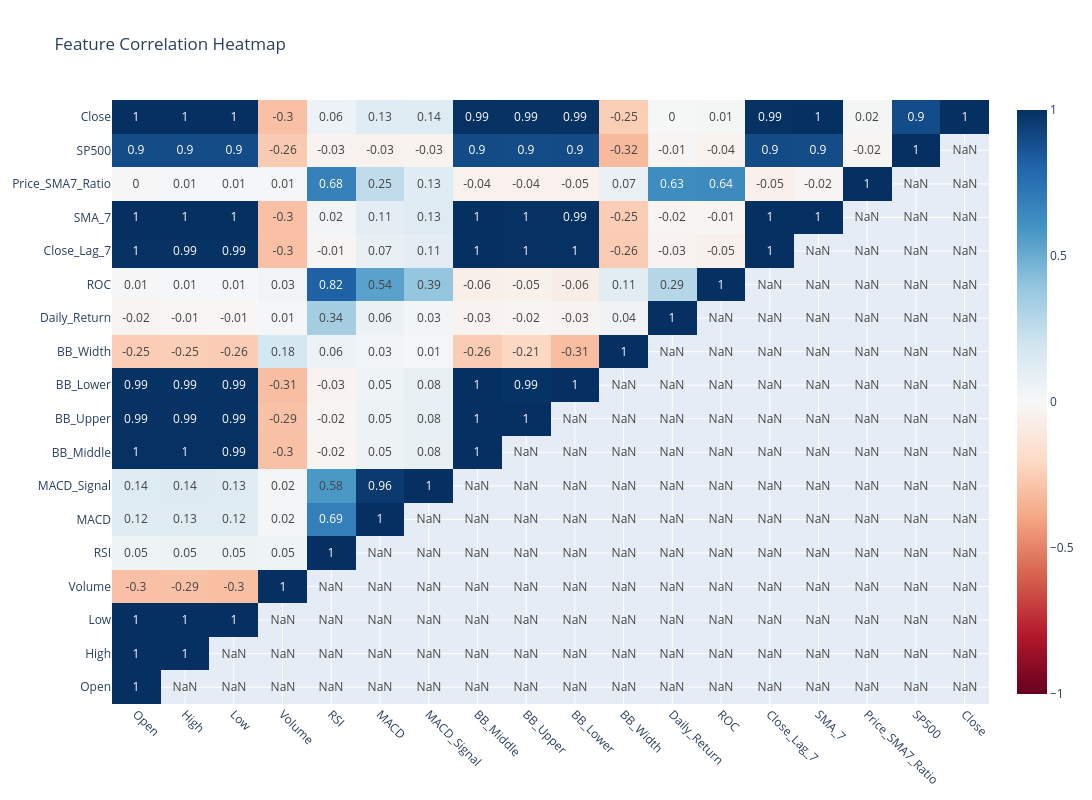

Notebook cell for this chart:
### Markdown cell above
## Correlation Heat Map of 17 Features

### Code cell
import plotly.graph_objects as go
import numpy as np

c=df[features+['Close']].corr()
c=c.mask(np.triu(np.ones_like(c,dtype=bool),1))

fig=go.Figure(go.Heatmap(z=c.values,x=c.columns,y=c.columns,
    text=np.round(c.values,2),texttemplate='%{text}',
    colorscale='RdBu',zmin=-1,zmax=1))
fig.update_layout(title='Feature Correlation Heatmap',
    width=1100,height=800,xaxis_tickangle=45)
fig.show()

### Figure 1 — Plotly figure (JSON) as saved in the notebook; plotly's stock layout.template omitted (floating-point values rounded to 4 significant figures; data arrays with more than 128 entries replaced by an {"elided": "..."} marker saying what was removed)
{"data": [{"colorscale": [[0, "rgb(103,0,31)"], [0.1, "rgb(178,24,43)"], [0.2, "rgb(214,96,77)"], [0.3, "rgb(244,165,130)"], [0.4, "rgb(253,219,199)"], [0.5, "rgb(247,247,247)"], [0.6, "rgb(209,229,240)"], [0.7, "rgb(146,197,222)"], [0.8, "rgb(67,147,195)"], [0.9, "rgb(33,102,172)"], [1, "rgb(5,48,97)"]], "text": {"elided": "18x18 float values"}, "texttemplate": "%{text}", "type": "heatmap", "x": ["Open", "High", "Low", "Volume", "RSI", "MACD", "MACD_Signal", "BB_Middle", "BB_Upper", "BB_Lower", "BB_Width", "Daily_Return", "ROC", "Close_Lag_7", "SMA_7", "Price_SMA7_Ratio", "SP500", "Close"], "y": ["Open", "High", "Low", "Volume", "RSI", "MACD", "MACD_Signal", "BB_Middle", "BB_Upper", "BB_Lower", "BB_Width", "Daily_Return", "ROC", "Close_Lag_7", "SMA_7", "Price_SMA7_Ratio", "SP500", "Close"], "z": {"elided": "18x18 float values"}, "zmax": 1, "zmin": -1}], "layout": {"height": 800, "title": {"text": "Feature Correlation Heatmap"}, "width": 1100, "xaxis": {"tickangle": 45}}}
